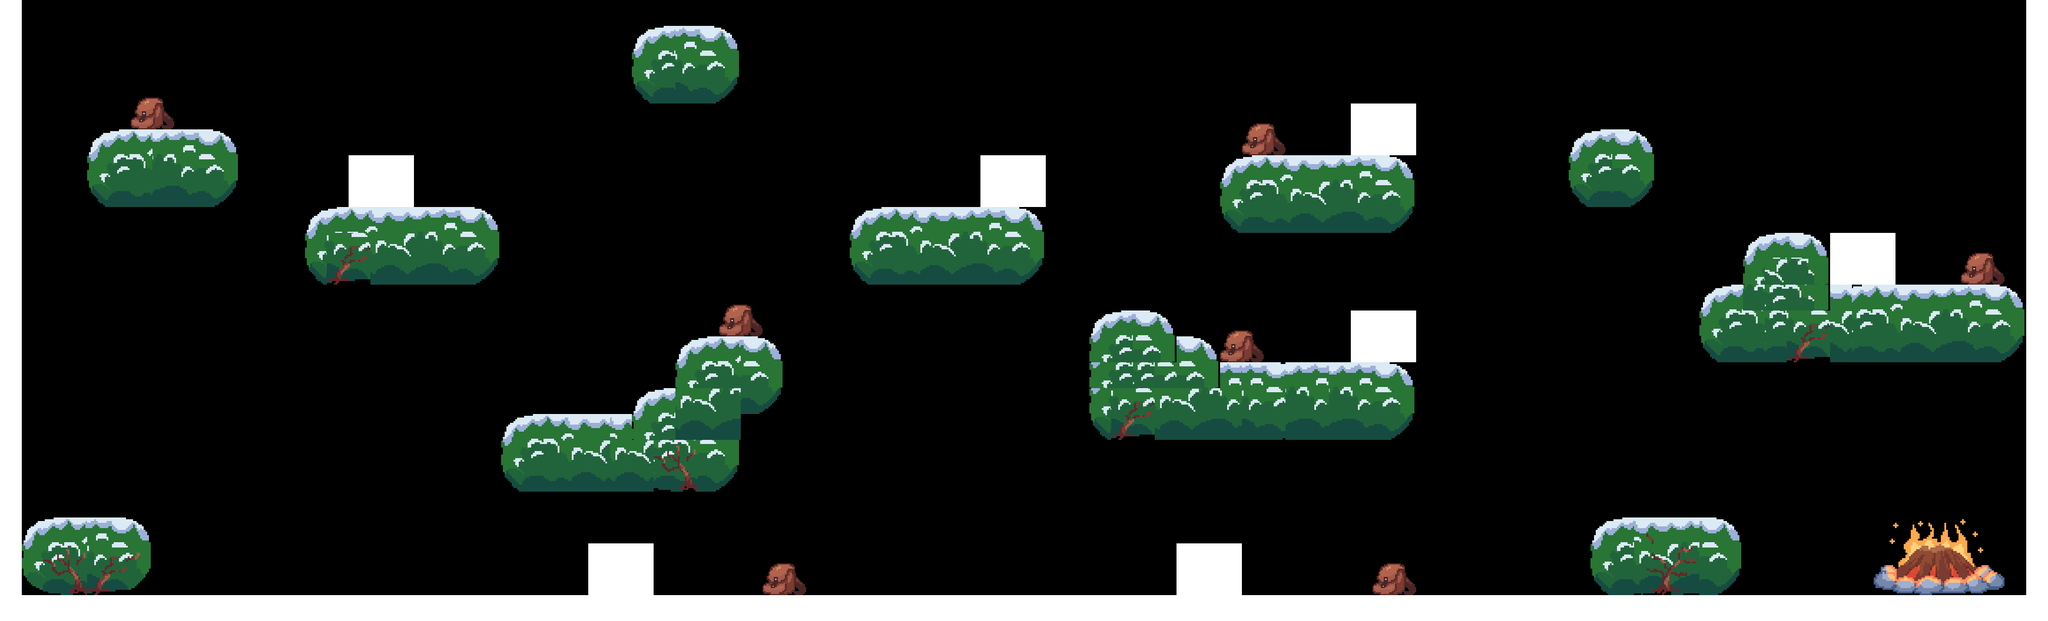

The image is a tile-based game level rendered from a .tmx file. Its description and source (layers, tilesets, objects; grid data summarised) follow:
An orthogonal 94x24 tile map with 37x44 px tiles, 5 tile layers (Tiles, Tiles_gear, Next, Collisions_bear, ...), 5 tilesets and 1 object.

<map version="1.10" tiledversion="1.10.1" orientation="orthogonal" renderorder="right-down" width="94" height="24" tilewidth="37" tileheight="44" infinite="0" nextlayerid="10" nextobjectid="3">
 <tileset firstgid="1" source="Bgs.tsx" />
 <tileset firstgid="4" source="Campfire.tsx" />
 <tileset firstgid="22" source="Collisions.tsx" />
 <tileset firstgid="38" source="Obstacles_tileset.tsx" />
 <tileset firstgid="173" source="Gear_tile.tsx" />
 <objectgroup id="4" name="Bgs">
  <object id="2" gid="1" x="-5.05253" y="1057.79" width="3811" height="1056" />
 </objectgroup>
 <layer id="6" name="Tiles" width="94" height="24">
  <data>[2256 cells, 326 non-empty, 54 distinct tile ids]</data>
 </layer>
 <layer id="7" name="Tiles_gear" width="94" height="24">
  <data>[2256 cells, 28 non-empty, 4 distinct tile ids]</data>
 </layer>
 <layer id="5" name="Next" width="94" height="24">
  <data>[2256 cells, 18 non-empty, 18 distinct tile ids]</data>
 </layer>
 <layer id="8" name="Collisions_bear" width="94" height="24">
  <data>[2256 cells, 42 non-empty, 6 distinct tile ids]</data>
 </layer>
 <layer id="9" name="Collisions" width="94" height="24">
  <data>[2256 cells, 140 non-empty, 1 distinct tile ids]</data>
 </layer>
</map>